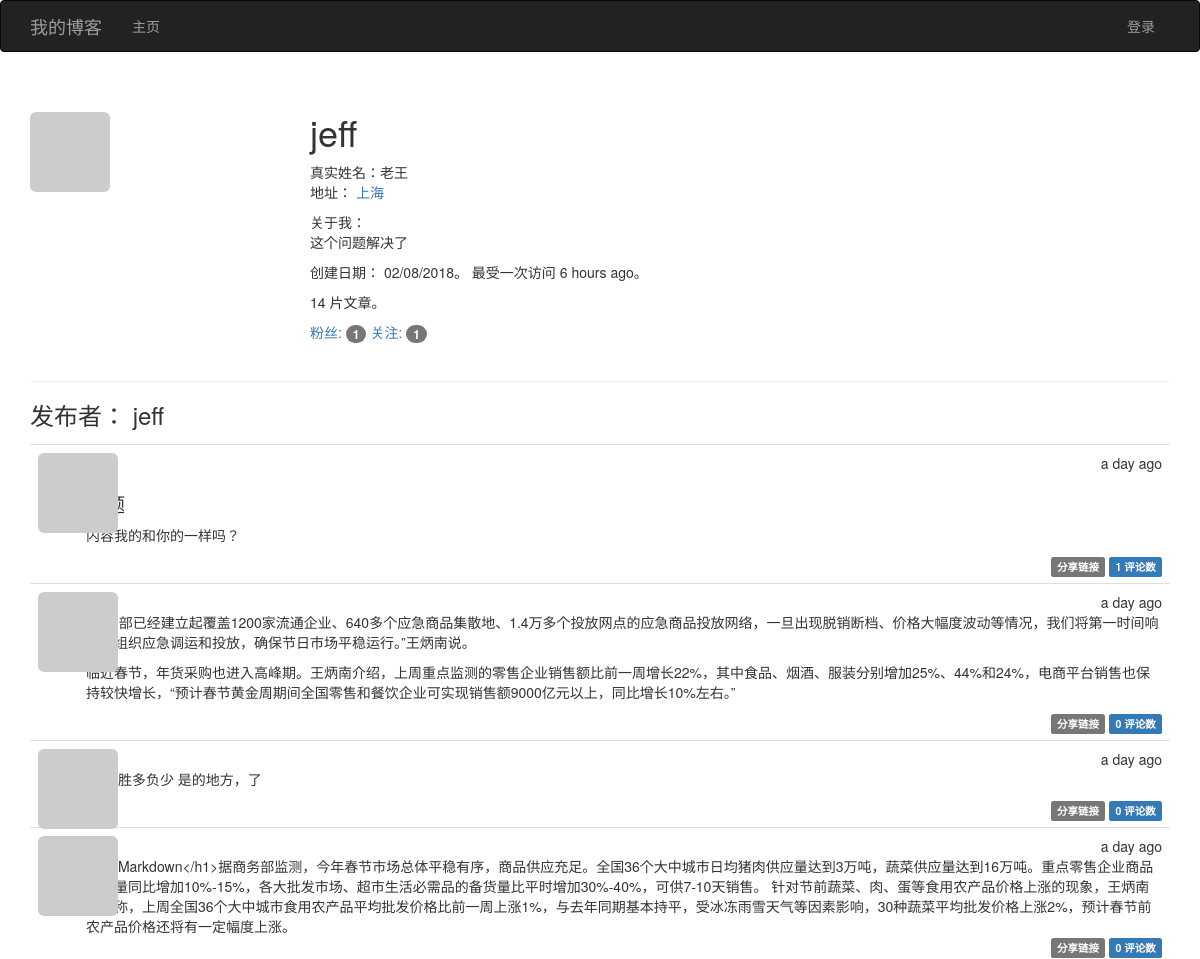
Page /user/jeff (upper part) on the earlier database version.
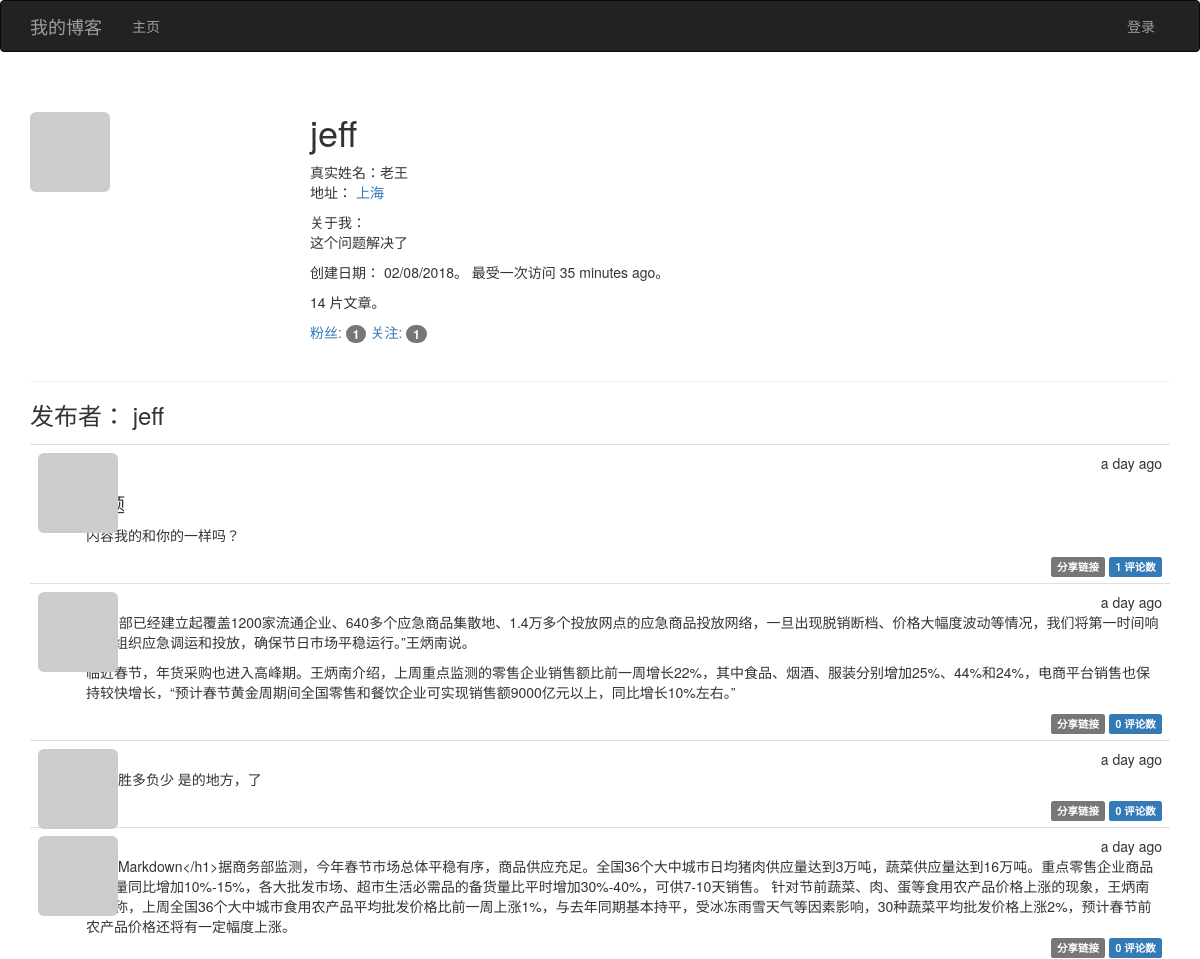
Same page on the later database version.
### app/models.py (models this page shows, shortened)
class User(UserMixin, db.Model):
    __tablename__ = 'users'
    id = db.Column(db.Integer, primary_key=True)
    email = db.Column(db.String(64), unique=True, index=True)
    username = db.Column(db.String(64), unique=True, index=True)
    password_hash = db.Column(db.String(128))
    role_id = db.Column(db.Integer, db.ForeignKey('roles.id'))
    confirmed = db.Column(db.Boolean, default=False)
    avatar_hash = db.Column(db.String(32))
    name = db.Column(db.String(64))
    location = db.Column(db.String(64))
    about_me = db.Column(db.Text())
    member_since = db.Column(db.DateTime(), default=datetime.utcnow)
    last_seen = db.Column(db.DateTime(), default=datetime.utcnow)
    posts = db.relationship('Post', backref='author', lazy='dynamic')
    followers = db.relationship('Follow', foreign_keys=[Follow.followed_id],
                                backref=db.backref('followed', lazy='joined'), lazy='dynamic',
                                cascade='all, delete-orphan')
    followed = db.relationship('Follow', foreign_keys=[Follow.follower_id],
                               backref=db.backref('follower', lazy='joined'), lazy='dynamic',
                               cascade='all, delete-orphan')
    comments = db.relationship('Comment', backref='author', lazy='dynamic')
    @property
    def password(self):
        """password字段只能赋值，不能读取"""
        raise AttributeError('password is not readable attribute.')
    def gravatar_hash(self):
        return hashlib.md5(self.email.lower().encode('utf-8')).hexdigest()
    def gravatar(self, size=100, default='identicon', rating='g'):
        url = 'https://secure.gravatar.com/avatar'
        hash = self.avatar_hash or self.gravatar_hash()
        return '{url}/{hash}?s={size}&d={default}&r={rating}'.format(
            url=url, hash=hash, size=size, default=default, rating=rating)

class Post(db.Model):
    __tablename__ = 'posts'
    id = db.Column(db.Integer, primary_key=True)
    body = db.Column(db.Text)
    body_html = db.Column(db.Text)
    timestamp = db.Column(db.DateTime, index=True, default=datetime.utcnow)
    author_id = db.Column(db.Integer, db.ForeignKey('users.id'))
    comments = db.relationship('Comment', backref='post', lazy='dynamic')

### app/main/views.py (the view)
@main.route('/user/<username>')
def user(username):
    us = User.query.filter_by(username=username).first()
    if us is None:
        abort(404)
    page = request.args.get('page', 1, type=int)
    pagination = us.posts.order_by(Post.timestamp.desc()).paginate(page=page, per_page=current_app.config['FLASKY_POSTS_PER_PAGE'], error_out=False)
    posts = pagination.items
    return render_template('user.html', user=us, posts=posts, pagination=pagination)

### app/auth/views.py (called while the page is built)
@auth.before_app_request
def before_request():
    if current_user.is_authenticated:
        current_user.ping()  # 更新已登录用户的访问时间
        if not current_user.confirmed and request.blueprint != 'auth' and request.endpoint != 'static':
            return redirect(url_for('auth.unconfirmed'))

### app/main/__init__.py (called while the page is built)
@main.app_context_processor
def inject_permissions():
    return dict(Permission=Permission)

### app/models.py (called while the page is built)
    def can(self, permissons):
        return False

    def is_administrator(self):
        return False

### app/templates/user.html (shortened to what this page needs)
{% extends "base.html" %}
{% import "_macros.html" as macros %}
{% block page_content %}
<div class="page-header">
    <img class="img-rounded profile-thumbnail" src="{{ user.gravatar(size=256) }}">
    <div class="profile-header">
        <h1>{{ user.username }}</h1>
        {% if user.name or user.location %}
        <p>
            {% if user.name %}真实姓名：{{ user.name }}<br>{% endif %}
            {% if user.location %}
                地址： <a href="https://map.baidu.com/?q={{ user.location }}">{{ user.location }}</a><br>
            {% endif %}
        </p>
        {% endif %}
        {% if user.about_me %}关于我：<p>{{ user.about_me }}</p>{% endif %}
        <p>创建日期： {{ moment(user.member_since).format('L') }}。 最受一次访问 {{ moment(user.last_seen).fromNow() }}。</p>
        <p>{{ user.posts.count() }} 片文章。</p>
        <p>
            <a href="{{ url_for('.followers', username=user.username) }}">粉丝: <span class="badge">{{ user.followers.count() - 1 }}</span></a>
            <a href="{{ url_for('.followed_by', username=user.username) }}">关注: <span class="badge">{{ user.followed.count() - 1 }}</span></a>
        </p>
    </div>
</div>
<h3>发布者： {{ user.username }}</h3>
{% include '_posts.html' %}
{% endblock %}

### app/templates/base.html (shortened to what this page needs)
{% extends "bootstrap/base.html" %}
{% block head %}
{{ super() }}
<link rel="stylesheet" type="text/css" href="{{ url_for('static', filename='styles.css') }}">
{% endblock %}
{% block navbar %}
<div class="navbar navbar-inverse" role="navigation">
    <div class="container">
        <div class="navbar-header">
            <a class="navbar-brand" href="{{ url_for('main.index') }}">我的博客</a>
        </div>
        <div class="navbar-collapse collapse">
            <ul class="nav navbar-nav">
                <li><a href="{{ url_for('main.index') }}">主页</a></li>
            </ul>
            <ul class="nav navbar-nav navbar-right">
                {% if current_user.is_authenticated %}
                <li class="dropdown">
                    <a href="#" class="dropdown-toggle" data-toggle="dropdown">
                        <img src="{{ current_user.gravatar(size=18) }}"> 账号<b class="caret"></b>
                    </a>
                    <ul class="dropdown-menu">
                        <li><a href="{{ url_for('auth.change_password') }}">修改密码</a></li>
                        <li><a href="{{ url_for('auth.change_email_request') }}">修改邮箱</a></li>
                        <li><a href="{{ url_for('auth.logout') }}">注销</a></li>
                    </ul>
                </li>
                {% else %}
                <li><a href="{{ url_for('auth.login') }}">登录</a></li>
                {% endif %}
            </ul>
        </div>
    </div>
</div>
{% endblock %}
{% block content %}
<div class="container">
    {% block page_content %}{% endblock %}
</div>
{% endblock %}

### app/templates/_posts.html (shortened to what this page needs)
<ul class="posts">
    {% for post in posts %}
    <li class="post">
        <div class="post-thumbnail">
            <a href="{{ url_for('.user', username=post.author.username) }}">
                <img class="img-rounded profile-thumbnail" src="{{ post.author.gravatar(size=40) }}">
            </a>
        </div>
        <div class="post-content">
            <div class="post-date">{{ moment(post.timestamp).fromNow(refresh=True) }}</div>
            <div class="post-author"><a href="{{ url_for('.user', username=post.author.username) }}">{{ post.author.username }}</a></div>
            <div class="post-body">
                {% if post.body_html %}
                    {{ post.body_html | safe }}
                {% else %}
                    {{ post.body }}
                {% endif %}
            </div>
            <div class="post-footer">
                <a href="{{ url_for('.post', id=post.id) }}">
                    <span class="label label-default">分享链接</span>
                </a>
                <a href="{{ url_for('.post', id=post.id) }}#comments">
                    <span class="label label-primary">{{ post.comments.count() }} 评论数</span>
                </a>
            </div>
        </div>
    </li>
    {% endfor %}
</ul>

### app/static/styles.css (style rules this page uses)
.profile-thumbnail { position: absolute; }
.profile-header { min-height: 260px; margin-left: 280px; }
ul.posts { list-style-type: none; padding: 0px; margin: 16px 0px 0px 0px; border-top: 1px solid #e0e0e0; }
ul.posts li.post { padding: 8px; border-bottom: 1px solid #e0e0e0; }
div.post-date { float: right; }
div.post-author { font-weight: bold; }
div.post-thumbnail { position: absolute; }
div.post-content { margin-left: 48px; min-height: 48px; }
div.post-footer { text-align: right; }
.post-body h1 { font-size: 140%; }

Differences in the rows shown:
changed User "jeff": last_seen "6 hours ago" → "35 minutes ago"
